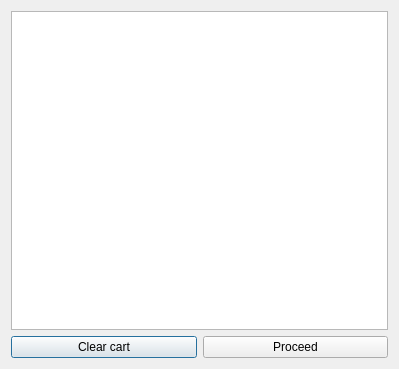
<?xml version="1.0" encoding="UTF-8"?>
<ui version="4.0">
 <class>Cart</class>
 <widget class="QDialog" name="Cart">
  <property name="geometry">
   <rect>
    <x>0</x>
    <y>0</y>
    <width>399</width>
    <height>369</height>
   </rect>
  </property>
  <property name="windowTitle">
   <string>Dialog</string>
  </property>
  <layout class="QGridLayout" name="gridLayout">
   <item row="0" column="0" colspan="2">
    <widget class="QTableView" name="tableView"/>
   </item>
   <item row="1" column="0">
    <widget class="QPushButton" name="pushButtonClear">
     <property name="text">
      <string>Clear cart</string>
     </property>
    </widget>
   </item>
   <item row="1" column="1">
    <widget class="QPushButton" name="pushButtonCheck">
     <property name="text">
      <string>Proceed</string>
     </property>
    </widget>
   </item>
  </layout>
 </widget>
 <resources/>
 <connections/>
</ui>
